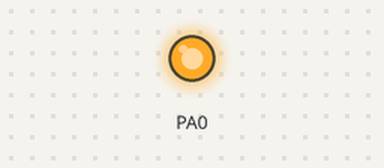
The program below on a simulated ATmega32, built with avr-gcc and emulated at 8 MHz. Parts: output pins drawn as LEDs (lit = HIGH). At 0.0 s the program stops and its outputs stay as they are.

Above: at 0.1 s.
Timing chart, 0 to 1.5 s (numbered marks = the images above):
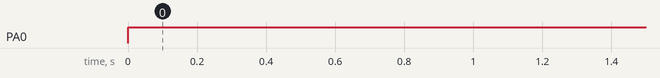

The program:

main.c
```c
/*
 * main.c
 *
 *  Created on: Jun 2, 2022
 *      Author: mazen
 */

#include "../LIB/STD_TYPES.h"
#include "../MCAL/DIO/DIO_int.h"
#include "../MCAL/SPI/SPI_int.h"
#include "../MCAL/GIE/GIE_int.h"


#include <avr/io.h>
#include <avr/interrupt.h>


ISR(SPI_STC_vect)
{
	MDIO_vSetPinVal(DIO_PORTA,DIO_PIN0,DIO_HIGH);

}


int main(void)
{

	MGIE_vEnableGlobalInterrupt();
	MDIO_vSetPinDIR(DIO_PORTA,DIO_PIN0,DIO_OUTPUT);
	MSPI_vInit();
	MDIO_vSetPinVal(DIO_PORTA,DIO_PIN0,DIO_LOW);

	u8 c;

	MSPI_u8Transmit(5);
	c=MSPI_u8receive();


	while(1)
	{

	}
}
```

BIT_MATH.h
```c
/***************************************************************************************/
/****************************  IMT School Training Center ******************************/
/***************************************************************************************/
/** This file is developed by IMT School training center, All copyrights are reserved **/
/***************************************************************************************/

#ifndef _BIT_MATH_H_
#define _BIT_MATH_H_

#define SET_BIT(Reg, bitnum)       (Reg |=1<<bitnum)
#define CLR_BIT(Reg, bitnum)       (Reg &=~(1<<bitnum))
#define TOGGLE_BIT(Reg, bitnum)    (Reg ^=(1<<bitnum))
#define GET_BIT(Reg, bitnum)       ((Reg>>bitnum)& 0x01)
#define SET_BYTE(Reg,value)         ( Reg = value )


#endif
```

STD_TYPES.h
```c
/***************************************************************************************/
/****************************  IMT School Training Center ******************************/
/***************************************************************************************/
/** This file is developed by IMT School training center, All copyrights are reserved **/
/***************************************************************************************/

#ifndef _STD_TYPES_H_
#define _STD_TYPES_H_

typedef signed char s8; 					/* 1 byte */
typedef unsigned char u8;				    /* 1 byte */

typedef signed short int s16;        		/* 2 byte */
typedef unsigned short int u16;             /* 2 byte */

typedef signed long int s32;   			    /* 4 byte */
typedef unsigned long int u32;              /* 4 byte */

typedef signed long long int s64;           /* 8 byte */
typedef unsigned long long int u64;         /* 8 byte */

typedef float f32;                          /* 4 byte */
typedef double f64;                         /* 8 byte */
typedef long double f96;                    /* 12 byte */


#ifndef NULL
#define NULL	((void*)0)
#endif

#endif
```

DIO_int.h
```c
/*
 * DIO_int.h
 *
 *  Created on: Jul 16, 2022
 *      Author: Ibrahem
 */

#ifndef MCAL_DIO_DIO_INT_H_
#define MCAL_DIO_DIO_INT_H_


typedef enum
{
	OK=1,
	NOK=0


}Error_t;


#define DIO_PORTA 0
#define DIO_PORTB 1
#define DIO_PORTC 2
#define DIO_PORTD 3

#define DIO_PIN0 0
#define DIO_PIN1 1
#define DIO_PIN2 2
#define DIO_PIN3 3
#define DIO_PIN4 4
#define DIO_PIN5 5
#define DIO_PIN6 6
#define DIO_PIN7 7


#define DIO_OUTPUT 1
#define DIO_INPUT  0

#define DIO_HIGH 1
#define DIO_LOW  0


Error_t MDIO_vSetPinDIR(u8 A_u8PortNo , u8 A_u8PinNo , u8 A_u8Dir);
void MDIO_vSetPinVal(u8 A_u8PortNo , u8 A_u8PinNo , u8 A_u8Val);
u8   MDIO_u8GetPinVal(u8 A_u8PortNo , u8 A_u8PinNo);


void MDIO_vSetPortDIR(u8 A_u8PortNo , u8 A_u8Dir);
void MDIO_vSetPortVal(u8 A_u8PortNo , u8 A_u8Val);
u8   MDIO_u8GetPortVal(u8 A_u8PortNo );
void MDIO_vTogPinVal(u8 A_u8PortNo , u8 A_u8PinNo);


#endif /* MCAL_DIO_DIO_INT_H_ */
```

DIO_prg.c
```c
/*
 * DIO_prg.c
 *
 *  Created on: Jul 16, 2022
 *      Author: Ibrahem
 */

#include "../../LIB/STD_TYPES.h"
#include "../../LIB/BIT_MATH.h"

#include <avr/io.h>

#include "DIO_int.h"


Error_t MDIO_vSetPinDIR(u8 A_u8PortNo , u8 A_u8PinNo , u8 A_u8Dir)
{
	Error_t err= OK;
	if (A_u8Dir== DIO_OUTPUT)
	{
		switch(A_u8PortNo)
		{
			case DIO_PORTA:
				SET_BIT(DDRA , A_u8PinNo);
				break;
			case DIO_PORTB:
				SET_BIT(DDRB , A_u8PinNo);
				break;
			case DIO_PORTC:
				SET_BIT(DDRC , A_u8PinNo);
				break;
			case DIO_PORTD:
				SET_BIT(DDRD , A_u8PinNo);
				break;
		}
	}
	else if(A_u8Dir== DIO_INPUT)
	{
		switch(A_u8PortNo)
		{
			case DIO_PORTA:
				CLR_BIT(DDRA , A_u8PinNo);
				break;
			case DIO_PORTB:
				CLR_BIT(DDRB , A_u8PinNo);
				break;
			case DIO_PORTC:
				CLR_BIT(DDRC , A_u8PinNo);
				break;
			case DIO_PORTD:
				CLR_BIT(DDRD , A_u8PinNo);
				break;
		}
	}
	else{


		err= NOK;
	}
	return err;
}
void MDIO_vSetPinVal(u8 A_u8PortNo , u8 A_u8PinNo , u8 A_u8Val)
{

	if (A_u8Val== DIO_HIGH)
	{
		switch(A_u8PortNo)
		{
			case DIO_PORTA:
				SET_BIT(PORTA , A_u8PinNo);
				break;
			case DIO_PORTB:
				SET_BIT(PORTB , A_u8PinNo);
				break;
			case DIO_PORTC:
				SET_BIT(PORTC , A_u8PinNo);
				break;
			case DIO_PORTD:
				SET_BIT(PORTD , A_u8PinNo);
				break;
		}
	}
	else if(A_u8Val== DIO_LOW)
	{
		switch(A_u8PortNo)
		{
			case DIO_PORTA:
				CLR_BIT(PORTA , A_u8PinNo);
				break;
			case DIO_PORTB:
				CLR_BIT(PORTB , A_u8PinNo);
				break;
			case DIO_PORTC:
				CLR_BIT(PORTC , A_u8PinNo);
				break;
			case DIO_PORTD:
				CLR_BIT(PORTD , A_u8PinNo);
				break;
		}
	}
}
u8   MDIO_u8GetPinVal(u8 A_u8PortNo , u8 A_u8PinNo)
{
	u8 L_u8PinVal=0;   //local variable
	switch(A_u8PortNo)
	{
		case DIO_PORTA:
			L_u8PinVal=GET_BIT(PINA , A_u8PinNo);
			break;
		case DIO_PORTB:
			L_u8PinVal=GET_BIT(PINB , A_u8PinNo);
			break;
		case DIO_PORTC:
			L_u8PinVal=GET_BIT(PINC , A_u8PinNo);
			break;
		case DIO_PORTD:
			L_u8PinVal=GET_BIT(PIND , A_u8PinNo);
			break;
	}

	return L_u8PinVal;
}
void MDIO_vSetPortDIR(u8 A_u8PortNo , u8 A_u8Dir)
{
	switch(A_u8PortNo)
	{
		case DIO_PORTA:
			DDRA = A_u8Dir;
			break;
		case DIO_PORTB:
			DDRB = A_u8Dir;
			break;
		case DIO_PORTC:
			DDRC = A_u8Dir;
			break;
		case DIO_PORTD:
			DDRD = A_u8Dir;
			break;
	}
}
void MDIO_vSetPortVal(u8 A_u8PortNo , u8 A_u8Val)
{
	switch(A_u8PortNo)
	{
		case DIO_PORTA:
			PORTA = A_u8Val;
			break;
		case DIO_PORTB:
			PORTB = A_u8Val;
			break;
		case DIO_PORTC:
			PORTC = A_u8Val;
			break;
		case DIO_PORTD:
			PORTD = A_u8Val;
			break;
	}
}
//u8   DIO_u8GetPortVal(u8 A_u8PortNo )
//{}
void MDIO_vTogPinVal(u8 A_u8PortNo , u8 A_u8PinNo)

{
	switch(A_u8PortNo)
	{
		case DIO_PORTA:
			TOGGLE_BIT(PORTA , A_u8PinNo);
			break;
		case DIO_PORTB:
			TOGGLE_BIT(PORTB , A_u8PinNo);
			break;
		case DIO_PORTC:
			TOGGLE_BIT(PORTC , A_u8PinNo);
			break;
		case DIO_PORTD:
			TOGGLE_BIT(PORTD , A_u8PinNo);
			break;
	}

}
```

GIE_int.h
```c
/*
 * GIE_int.h
 *
 *  Created on: Aug 20, 2022
 *      Author: Ibrahem
 */

#ifndef MCAL_GIE_GIE_INT_H_
#define MCAL_GIE_GIE_INT_H_

void MGIE_vEnableGlobalInterrupt(void);
void MGIE_vDisableGlobalInterrupt(void);

#endif /* MCAL_GIE_GIE_INT_H_ */
```

GIE_prg.c
```c
/*
 * GIE_prg.c
 *
 *  Created on: Aug 20, 2022
 *      Author: Ibrahem
 */

#include"../../LIB/STD_TYPES.h"
#include"../../LIB/BIT_MATH.h"


#include <avr/io.h>


#include"GIE_int.h"


void MGIE_vEnableGlobalInterrupt(void){

	SET_BIT(SREG,7);

}
void MGIE_vDisableGlobalInterrupt(void){
	CLR_BIT(SREG,7);


}
```

SPI_cfg.h
```c
/*
 * SPI_cfg.h
 *
 *  Created on: Sep 24, 2022
 *      Author: Ibrahem
 */

#ifndef MCAL_SPI_SPI_CFG_H_
#define MCAL_SPI_SPI_CFG_H_


/*
 *  ACTIVATE_POLLING:
 *
 * 	ACTIVE
 *  INACTIVE
 *
 * */

#define ACTIVATE_POLLING INACTIVE

/*
 *  DATA_ORDER:
 *
 * 	MSB_FIRST
 *  LSB_FIRST
 *
 * */

#define DATA_ORDER MSB_FIRST

/*
 * SPI_MODE:
 *
 * 	SPI_MASTER
 *  SPI_SLAVE
 *
 * */
#define SPI_MODE SPI_MASTER


#endif /* MCAL_SPI_SPI_CFG_H_ */
```

SPI_int.h
```c
/*
 * SPI_int.h
 *
 *  Created on: Sep 24, 2022
 *      Author: Ibrahem
 */

#ifndef MCAL_SPI_SPI_INT_H_
#define MCAL_SPI_SPI_INT_H_

void MSPI_vInit(void);
u8   MSPI_u8Transmit__receive(u8 A_u8Data);


void   MSPI_u8Transmit(u8 A_u8Data);
u8   MSPI_u8receive(void);


#endif /* MCAL_SPI_SPI_INT_H_ */
```

SPI_prg.c
```c
/*
 * SPI_prg.c
 *
 *  Created on: Aug 2, 2022
 *      Author: mazen
 */


#include "../../LIB/STD_TYPES.h"
#include "../../LIB/BIT_MATH.h"

#include "../../MCAL/DIO/DIO_int.h"

#include "SPI_int.h"
#include "SPI_prv.h"
#include "SPI_cfg.h"


void MSPI_vInit(void)
{
//SPI Serial Programming Waveforms  IN ATMEGA 32 THE IDLE STATE OF THE CLOCK IS 0   SO  CPOL BIT IN SPCR IS 0


	//	11010111    (FOUND ONLINE )
	u8 spcr_setting = 0b00000110;
	/* write your configurable code here */


	//INTERRUPT & POLLING
#if ACTIVATE_POLLING==INACTIVE
	spcr_setting |=   (1<<SPIE);
#elif ACTIVATE_POLLING==ACTIVE
	spcr_setting |=   (0<<SPIE);
#endif


	//ACtivate SPI
	spcr_setting |=   (1<<SPE);


	//DATA_ORDER
#if DATA_ORDER==LSB_FIRST
	spcr_setting |=(1<<DORD);

#elif DATA_ORDER==MSB_FIRST
	spcr_setting |=(0<<DORD);
#endif


	//Master/Slave Select

#if SPI_MODE==SPI_MASTER
	MDIO_vSetPinDIR(DIO_PORTB, DIO_PIN5, DIO_OUTPUT); // MOSI -> OUTPUT
	MDIO_vSetPinDIR(DIO_PORTB, DIO_PIN7, DIO_OUTPUT); // SCK -> OUTPUT
	MDIO_vSetPinDIR(DIO_PORTB, DIO_PIN6, DIO_INPUT); // MISO -> INPUT
	spcr_setting |=   (1<<MSTR);

#elif SPI_MODE==SPI_SLAVE

	MDIO_vSetPinDIR(DIO_PORTB, DIO_PIN5, DIO_INPUT); // MOSI -> INPUT
	MDIO_vSetPinDIR(DIO_PORTB, DIO_PIN7, DIO_INPUT); // SCK -> INPUT
	MDIO_vSetPinDIR(DIO_PORTB, DIO_PIN6, DIO_OUTPUT); // MISO -> OUTNPUT
	spcr_setting |=   (0<<MSTR);

#endif


	SPCR = spcr_setting ;

}

u8   MSPI_u8Transmit__receive(u8 A_u8Data)
{

	/* Start transmission */

	SPDR = A_u8Data;
	/* Wait for transmission complete */
#if ACTIVATE_POLLING==ACTIVE
	while(!(SPSR & (1<<SPIF)));
#endif
	return SPDR;
}


void   MSPI_u8Transmit(u8 A_u8Data){

	SPDR = A_u8Data;
#if ACTIVATE_POLLING==ACTIVE
	while(!(SPSR & (1<<SPIF)));
#endif

}
u8   MSPI_u8receive(void){

#if ACTIVATE_POLLING==ACTIVE
	while(!(SPSR & (1<<SPIF)));
#endif
	return SPDR;

}
```

SPI_prv.h
```c
/*
 * SPI_prv.h
 *
 *  Created on: Sep 24, 2022
 *      Author: Ibrahem
 */

#ifndef MCAL_SPI_SPI_PRV_H_
#define MCAL_SPI_SPI_PRV_H_

#define SPIF		7


#define SPCR	*((volatile u8*)(0x2D))
#define SPR0    0
#define SPR1    1
#define CPHA    2
#define CPOL    3
#define MSTR    4
#define DORD    5
#define SPE     6
#define SPIE    7


#define SPSR		*((volatile u8*)(0x2E))
#define SPDR		*((volatile u8*)(0x2F))


#define SPI_MASTER  1
#define SPI_SLAVE   2


#define ACTIVE  3
#define INACTIVE  4


#define MSB_FIRST  5
#define LSB_FIRST  6


#endif /* MCAL_SPI_SPI_PRV_H_ */
```

Measured:
- by itself, PA0: LOW → HIGH at 0.00 s
